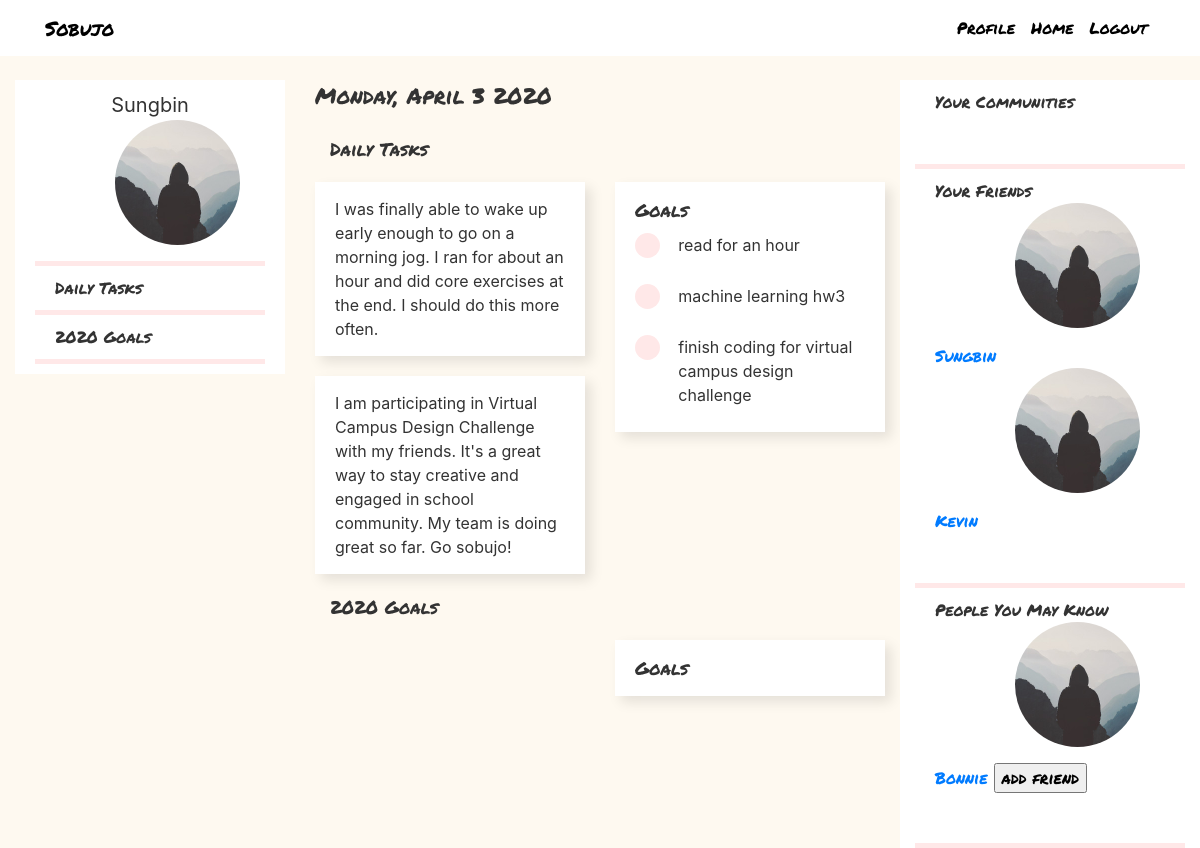
Screenshot of /journal/1 (signed in) with the database file from the repository.
### flaskblog/models.py (models this page shows, shortened)
class User(db.Model, UserMixin):
    id = db.Column(db.Integer, primary_key=True)
    username = db.Column(db.String(20), unique=True, nullable=False)
    email = db.Column(db.String(120), unique=True, nullable=False)
    image_file = db.Column(db.String(20), nullable=False, default='default.jpg')
    password = db.Column(db.String(60), nullable=False)
    pages = db.relationship("Page", backref="user")
    friends = db.relationship("User", secondary=friendship,
                           primaryjoin=id==friendship.c.friend_a_id,
                           secondaryjoin=id==friendship.c.friend_b_id)
    community = db.relationship("Community", secondary=membership, backref="members")
    comments = db.relationship("Comment", backref="author") # received

class Page(db.Model):
    id = db.Column(db.Integer, primary_key=True)
    user_id = db.Column(db.Integer, db.ForeignKey('user.id')) # can be nullable
    community_id = db.Column(db.Integer, db.ForeignKey('community.id')) # can be nullable
    title = db.Column(db.String(100), nullable=False)
    entries = db.relationship("Entry", backref="page")
    goals = db.relationship("Goal", backref="page")

class Entry(db.Model):
    id = db.Column(db.Integer, primary_key=True)
    page_id = db.Column(db.Integer, db.ForeignKey('page.id'), nullable=False)
    text = db.Column(db.String(500), nullable=False)
    comments = db.relationship("Comment", backref="entry")

class Goal(db.Model):
    id = db.Column(db.Integer, primary_key=True)
    page_id = db.Column(db.Integer, db.ForeignKey('page.id'), nullable=False)
    text = db.Column(db.String(500), nullable=False)
    comments = db.relationship("Comment", backref="goal")

### flaskblog/routes.py (the view)
@app.route("/journal/<int:user_id>")
@login_required
def spectate(user_id):
    users = User.query.all()
    users = [user for user in users if user.id != current_user.id and user not in current_user.friends]
    if user_id == current_user.id:
        return redirect(url_for('journal'))
    other_user = User.query.filter_by(id=user_id).first()
    pages = Page.query.filter_by(user_id=user_id).all()
    entries = {}
    goals = {}
    for page in pages:
        entries[page.id] = Entry.query.filter_by(page_id=page.id).all()
        goals[page.id] = Goal.query.filter_by(page_id=page.id).all()
    image_file = url_for('static', filename='profile_pics/' + other_user.image_file)
    return render_template('other_profile.html', pages=pages, entries=entries, goals=goals,
                    image_file=image_file, other_user=other_user, users=users)

### flaskblog/models.py (called while the page is built)
@login_manager.user_loader
def load_user(user_id):
    return User.query.get(int(user_id))

### flaskblog/templates/other_profile.html (shortened to what this page needs)
{% extends "layout.html" %}
{% block content %}
<div class="row">
    <div class="col-md-4">
        <div class="content-section">
            <div class="account-heading">{{ other_user.username }}</div>
            <img class="rounded-circle account-img" src="{{ image_file }}">
            <div class="pink-divider"></div>
            {% for page in pages %}
            <div class="sidebar-journal">{{page.title}}</div>
            <div class="pink-divider"></div>
            {% endfor %}
        </div>
    </div>
    <div class="col-md-8">
        <div class="date-style">Monday, April 3 2020</div>
        <br>
        {% for page in pages %}
        <div class="row">
            <div class="header-style">{{ page.title }} </div>
        </div>
        <div class="row">
            <div class="col-md-6">
                <div class="entry-section">
                    {% for entry in entries.get(page.id) %}
                    <div class="entry-style"> {{ entry.text }} </div>
                    {% endfor %}
                </div>
            </div>
            <div class="col-md-6">
                <div class="entry-style">
                    <div class="goal-style"> Goals </div>
                    {% for goal in goals.get(page.id) %}
                    <div class="row individual-goal">
                        <div class="col-md-2">
                            <div class="dot"></div>
                        </div>
                        <div class="col-md-10">
                            <div> {{ goal.text }} </div>
                        </div>
                    </div>
                    {% endfor %}
                </div>
            </div>
        </div>
    {% endfor %}
    </div>
</div>
{% endblock content %}

### flaskblog/templates/layout.html (shortened to what this page needs)
<!DOCTYPE html>
<html>
<head>
    <link rel="stylesheet" href="https://maxcdn.bootstrapcdn.com/bootstrap/4.0.0/css/bootstrap.min.css">
    <link rel="stylesheet" type="text/css" href="{{ url_for('static', filename='main.css') }}">
</head>
<body>
    <header class="site-header">
      <nav class="navbar navbar-expand-md navbar-dark bg-steel fixed-top">
        <div class="container">
          <a class="title-style mr-4" href="/">Sobujo</a>
          <div class="collapse navbar-collapse" id="navbarToggle">
            <div class="navbar-nav">
              {% if current_user.is_authenticated %}
                <a class="nav-item nav-link" href="{{ url_for('journal') }}">Profile</a>
                <a class="nav-item nav-link" href="{{ url_for('home') }}">Home</a>
                <a class="nav-item nav-link" href="{{ url_for('logout') }}">Logout</a>
              {% else %}
                <a class="nav-item nav-link" href="{{ url_for('login') }}">Login</a>
                <a class="nav-item nav-link" href="{{ url_for('register') }}">Register</a>
              {% endif %}
            </div>
          </div>
        </div>
      </nav>
    </header>
    <main role="main" class="container-fluid">
      <div class="row">
        <div class="col-md-9">
          {% block content %}{% endblock %}
        </div>
        {% if current_user.is_authenticated %}
          <div class="col-md-3 bg-steel">
            <div class="sidebar-section">
              Your Communities
            </div>
            <div class="pink-divider"></div>
            <div class="sidebar-section">
              Your Friends
              {% for friend in current_user.friends %}
                <img class="rounded-circle account-img" src="/static/profile_pics/{{ current_user.image_file }}">
                <a href="{{ url_for('spectate', user_id=friend.id) }}"> {{ friend.username }} </a>
                {% endfor %}
            </div>
            <div class="pink-divider"></div>
            <div class="sidebar-section">
              People You May Know
              {% for user in users %}
                <img class="rounded-circle account-img" src="/static/profile_pics/{{ user.image_file }}">
                <a href="{{ url_for('spectate', user_id=user.id) }}"> {{ user.username }} </a>
                <input type="button" value="add friend" onclick="addFriend({{user.id}})">
                {% endfor %}
            </div>
            <div class="pink-divider"></div>
          </div>
        {% endif %}
      </div>
    </main>
</body>
</html>

### flaskblog/static/main.css (style rules this page uses)
body { background-color: #FEF9F0; color: #333333; margin-top: 5rem; }
.bg-steel { background-color: #ffffff; }
.title-style { color: black; font-size: 20px; font-family: "Permanent Marker"; }
.site-header .navbar-nav .nav-link { color: black; font-family: "Permanent Marker"; }
.content-section { background: #ffffff; padding: 10px 20px; }
.sidebar-section { background: #ffffff; padding: 10px 20px; font-family: "Permanent Marker"; padding-bottom: 50px; }
.sidebar-journal { background: #ffffff; padding: 10px 20px; font-family: "Permanent Marker"; }
.account-img { height: 125px; width: 125px; margin-bottom: 16px; margin-right: 80px; margin-left: 80px; }
.account-heading { font-size: 20px; text-align: center; }
.pink-divider { background-color: #FFE8E8; height: 5px; width: 100%; }
.date-style { font-family: "Permanent Marker"; font-size: 22px; line-height: 32px; }
.header-style { font-family: "Permanent Marker"; font-size: 18px; line-height: 26px; margin-left: 30px; }
.dot { height: 25px; width: 25px; background-color: #FFE8E8; border-radius: 50%; display: inline-block; }
.entry-style { margin-top: 20px; background: #ffffff; padding: 15px 20px; box-shadow: 6px 6px 12px rgba(0, 0, 0, 0.1); margin-bottom: 20px; }
.goal-style { font-family: "Permanent Marker"; font-size: 18px; line-height: 26px; }
.individual-goal { padding-top: 10px; padding-bottom: 10px; }

### rows the page displays
User: username "Sungbin", image_file (placeholder picture)
Page: title "Daily Tasks"
Page: title "2020 Goals"
Entry: text "I was finally able to wake up early enough to go on a morning jog. I ran for about an hour and did core exercises at the end. I should do this more often."
Entry: text "I am participating in Virtual Campus Design Challenge with my friends. It's a great way to stay creative and engaged in school community. My team is doing great so far. Go sobujo!"
Goal: text "read for an hour"
Goal: text "machine learning hw3"
Goal: text "finish coding for virtual campus design challenge"
User: image_file (placeholder picture), username "Kevin"
User: image_file (placeholder picture), username "Bonnie"
